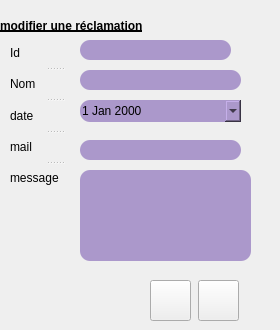
     <widget class="QWidget" name="page_15">
      <widget class="QLineEdit" name="lineEdit_mail_mr">
       <property name="geometry">
        <rect>
         <x>80</x>
         <y>140</y>
         <width>161</width>
         <height>20</height>
        </rect>
       </property>
       <property name="styleSheet">
        <string notr="true">border-color: rgb(255, 255, 255);

border-radius: 10px;
background-color: rgb(171, 152, 203);</string>
       </property>
      </widget>
      <widget class="QLineEdit" name="lineEdit_id_mr">
       <property name="geometry">
        <rect>
         <x>80</x>
         <y>40</y>
         <width>151</width>
         <height>20</height>
        </rect>
       </property>
       <property name="styleSheet">
        <string notr="true">border-color: rgb(255, 255, 255);

border-radius: 10px;
background-color: rgb(171, 152, 203);</string>
       </property>
      </widget>
      <widget class="QLabel" name="label_22">
       <property name="geometry">
        <rect>
         <x>0</x>
         <y>10</y>
         <width>271</width>
         <height>31</height>
        </rect>
       </property>
       <property name="styleSheet">
        <string notr="true">font: 75 13pt &quot;Quicksand&quot;;
text-decoration: underline;
font-weight:bold;</string>
       </property>
       <property name="text">
        <string>modifier une réclamation</string>
       </property>
      </widget>
      <widget class="QLineEdit" name="lineEdit_nom_mr">
       <property name="geometry">
        <rect>
         <x>80</x>
         <y>70</y>
         <width>161</width>
         <height>20</height>
        </rect>
       </property>
       <property name="styleSheet">
        <string notr="true">border-color: rgb(255, 255, 255);

border-radius: 10px;
background-color: rgb(171, 152, 203);</string>
       </property>
      </widget>
      <widget class="QPushButton" name="pushButton_ok_mr">
       <property name="geometry">
        <rect>
         <x>150</x>
         <y>280</y>
         <width>41</width>
         <height>41</height>
        </rect>
       </property>
       <property name="styleSheet">
        <string notr="true">border-image: url(:/new/prefix1/icon/ok.png);</string>
       </property>
       <property name="text">
        <string/>
       </property>
      </widget>
      <widget class="QTextEdit" name="textEdit_msg_mr">
       <property name="geometry">
        <rect>
         <x>80</x>
         <y>170</y>
         <width>171</width>
         <height>91</height>
        </rect>
       </property>
       <property name="styleSheet">
        <string notr="true">border-color: rgb(255, 255, 255);

border-radius: 10px;
background-color: rgb(171, 152, 203);</string>
       </property>
      </widget>
      <widget class="QPushButton" name="pushButton_annuler_ajouter_aliment_3">
       <property name="geometry">
        <rect>
         <x>198</x>
         <y>280</y>
         <width>41</width>
         <height>41</height>
        </rect>
       </property>
       <property name="styleSheet">
        <string notr="true">border-image: url(:/new/prefix1/icon/annuler.png);</string>
       </property>
       <property name="text">
        <string/>
       </property>
      </widget>
      <widget class="QDateEdit" name="dateEdit_mr">
       <property name="geometry">
        <rect>
         <x>80</x>
         <y>100</y>
         <width>161</width>
         <height>22</height>
        </rect>
       </property>
       <property name="styleSheet">
        <string notr="true">border-color: rgb(255, 255, 255);

border-radius: 10px;
background-color: rgb(171, 152, 203);</string>
       </property>
       <property name="calendarPopup">
        <bool>true</bool>
       </property>
      </widget>
      <widget class="QSplitter" name="splitter_7">
       <property name="geometry">
        <rect>
         <x>10</x>
         <y>40</y>
         <width>90</width>
         <height>151</height>
        </rect>
       </property>
       <property name="orientation">
        <enum>Qt::Vertical</enum>
       </property>
       <property name="handleWidth">
        <number>5</number>
       </property>
       <widget class="QLabel" name="label_49">
        <property name="text">
         <string>Id</string>
        </property>
       </widget>
       <widget class="QLabel" name="label_50">
        <property name="text">
         <string>Nom</string>
        </property>
       </widget>
       <widget class="QLabel" name="label_51">
        <property name="text">
         <string>date</string>
        </property>
       </widget>
       <widget class="QLabel" name="label_158">
        <property name="text">
         <string>mail</string>
        </property>
       </widget>
       <widget class="QLabel" name="label_159">
        <property name="text">
         <string>message</string>
        </property>
       </widget>
      </widget>
      <zorder>splitter_7</zorder>
      <zorder>lineEdit_mail_mr</zorder>
      <zorder>lineEdit_id_mr</zorder>
      <zorder>label_22</zorder>
      <zorder>lineEdit_nom_mr</zorder>
      <zorder>pushButton_ok_mr</zorder>
      <zorder>textEdit_msg_mr</zorder>
      <zorder>pushButton_annuler_ajouter_aliment_3</zorder>
      <zorder>dateEdit_mr</zorder>
     </widget>
